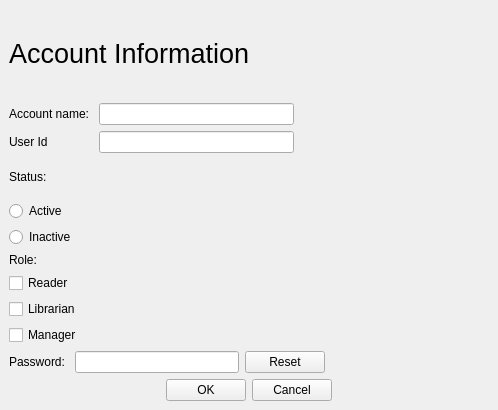
<?xml version="1.0" encoding="UTF-8"?>
<ui version="4.0">
 <class>guiAccountInfo</class>
 <widget class="QMainWindow" name="guiAccountInfo">
  <property name="geometry">
   <rect>
    <x>0</x>
    <y>0</y>
    <width>498</width>
    <height>410</height>
   </rect>
  </property>
  <property name="windowTitle">
   <string>MainWindow</string>
  </property>
  <widget class="QWidget" name="centralwidget">
   <layout class="QVBoxLayout" name="verticalLayout_7">
    <item>
     <widget class="QLabel" name="label">
      <property name="font">
       <font>
        <pointsize>20</pointsize>
       </font>
      </property>
      <property name="text">
       <string>Account Information</string>
      </property>
     </widget>
    </item>
    <item>
     <layout class="QHBoxLayout" name="fInfo">
      <item>
       <layout class="QVBoxLayout" name="verticalLayout_5">
        <item>
         <widget class="QLabel" name="lAccountName">
          <property name="text">
           <string>Account name: </string>
          </property>
         </widget>
        </item>
        <item>
         <widget class="QLabel" name="lUserId">
          <property name="text">
           <string>User Id</string>
          </property>
         </widget>
        </item>
       </layout>
      </item>
      <item>
       <layout class="QVBoxLayout" name="verticalLayout_6">
        <item>
         <widget class="QLineEdit" name="iAccName"/>
        </item>
        <item>
         <widget class="QLineEdit" name="iUserId"/>
        </item>
       </layout>
      </item>
      <item>
       <spacer name="horizontalSpacer_3">
        <property name="orientation">
         <enum>Qt::Horizontal</enum>
        </property>
        <property name="sizeHint" stdset="0">
         <size>
          <width>40</width>
          <height>20</height>
         </size>
        </property>
       </spacer>
      </item>
     </layout>
    </item>
    <item>
     <layout class="QVBoxLayout" name="fStatus">
      <item>
       <widget class="QLabel" name="lStatus">
        <property name="text">
         <string>Status: </string>
        </property>
       </widget>
      </item>
      <item>
       <layout class="QVBoxLayout" name="verticalLayout_2">
        <item>
         <widget class="QRadioButton" name="sActive">
          <property name="text">
           <string>Active</string>
          </property>
         </widget>
        </item>
        <item>
         <widget class="QRadioButton" name="sInactive">
          <property name="text">
           <string>Inactive</string>
          </property>
         </widget>
        </item>
       </layout>
      </item>
     </layout>
    </item>
    <item>
     <layout class="QVBoxLayout" name="fRole">
      <item>
       <widget class="QLabel" name="lRole">
        <property name="text">
         <string>Role: </string>
        </property>
       </widget>
      </item>
      <item>
       <layout class="QVBoxLayout" name="verticalLayout">
        <item>
         <widget class="QCheckBox" name="cReader">
          <property name="text">
           <string>Reader</string>
          </property>
         </widget>
        </item>
        <item>
         <widget class="QCheckBox" name="cLibrarian">
          <property name="text">
           <string>Librarian</string>
          </property>
         </widget>
        </item>
        <item>
         <widget class="QCheckBox" name="cManager">
          <property name="text">
           <string>Manager</string>
          </property>
         </widget>
        </item>
       </layout>
      </item>
     </layout>
    </item>
    <item>
     <layout class="QHBoxLayout" name="fPassword">
      <item>
       <widget class="QLabel" name="label_2">
        <property name="text">
         <string>Password: </string>
        </property>
       </widget>
      </item>
      <item>
       <widget class="QLineEdit" name="iPass"/>
      </item>
      <item>
       <widget class="QPushButton" name="bReset">
        <property name="text">
         <string>Reset</string>
        </property>
       </widget>
      </item>
      <item>
       <spacer name="horizontalSpacer_4">
        <property name="orientation">
         <enum>Qt::Horizontal</enum>
        </property>
        <property name="sizeHint" stdset="0">
         <size>
          <width>40</width>
          <height>20</height>
         </size>
        </property>
       </spacer>
      </item>
     </layout>
    </item>
    <item>
     <layout class="QHBoxLayout" name="horizontalLayout_3">
      <item>
       <spacer name="horizontalSpacer">
        <property name="orientation">
         <enum>Qt::Horizontal</enum>
        </property>
        <property name="sizeHint" stdset="0">
         <size>
          <width>40</width>
          <height>20</height>
         </size>
        </property>
       </spacer>
      </item>
      <item>
       <widget class="QPushButton" name="bOk">
        <property name="text">
         <string>OK</string>
        </property>
       </widget>
      </item>
      <item>
       <widget class="QPushButton" name="bCancel">
        <property name="text">
         <string>Cancel</string>
        </property>
       </widget>
      </item>
      <item>
       <spacer name="horizontalSpacer_2">
        <property name="orientation">
         <enum>Qt::Horizontal</enum>
        </property>
        <property name="sizeHint" stdset="0">
         <size>
          <width>40</width>
          <height>20</height>
         </size>
        </property>
       </spacer>
      </item>
     </layout>
    </item>
   </layout>
  </widget>
 </widget>
 <resources/>
 <connections/>
</ui>
